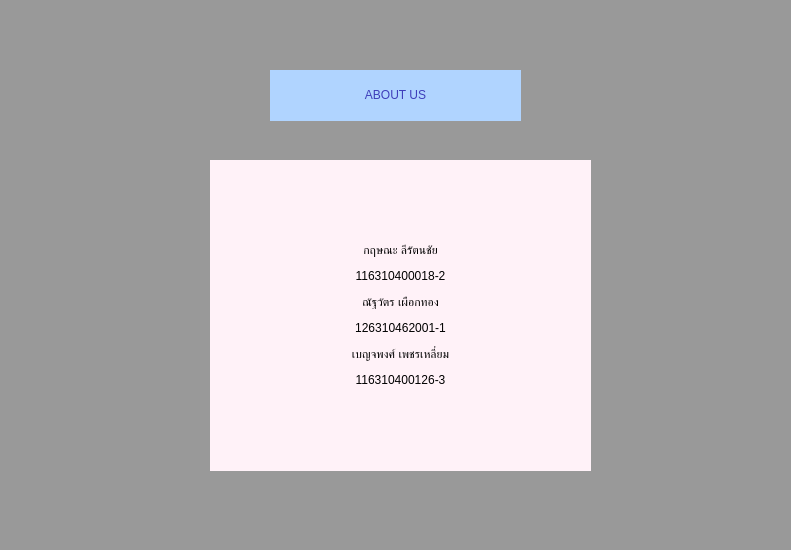
<?xml version="1.0" encoding="UTF-8"?>
<ui version="4.0">
 <class>about</class>
 <widget class="QWidget" name="about">
  <property name="geometry">
   <rect>
    <x>0</x>
    <y>0</y>
    <width>791</width>
    <height>550</height>
   </rect>
  </property>
  <property name="windowTitle">
   <string>Form</string>
  </property>
  <widget class="QLabel" name="label">
   <property name="geometry">
    <rect>
     <x>210</x>
     <y>160</y>
     <width>381</width>
     <height>311</height>
    </rect>
   </property>
   <property name="styleSheet">
    <string notr="true">background:rgb(255, 242, 248);
font: 87 16pt &quot;Segoe UI Black&quot;;</string>
   </property>
   <property name="text">
    <string>&lt;html&gt;&lt;head/&gt;&lt;body&gt;&lt;p align=&quot;center&quot;&gt;กฤษณะ ลีรัตนชัย&lt;/p&gt;&lt;p align=&quot;center&quot;&gt;116310400018-2&lt;/p&gt;&lt;p align=&quot;center&quot;&gt;ณัฐวัตร เผือกทอง&lt;/p&gt;&lt;p align=&quot;center&quot;&gt;126310462001-1&lt;/p&gt;&lt;p align=&quot;center&quot;&gt;เบญจพงศ์ เพชรเหลี่ยม&lt;/p&gt;&lt;p align=&quot;center&quot;&gt;116310400126-3&lt;/p&gt;&lt;/body&gt;&lt;/html&gt;</string>
   </property>
  </widget>
  <widget class="QLabel" name="label_2">
   <property name="geometry">
    <rect>
     <x>270</x>
     <y>70</y>
     <width>251</width>
     <height>51</height>
    </rect>
   </property>
   <property name="styleSheet">
    <string notr="true">font: 81 20pt &quot;Rockwell Extra Bold&quot;;color:rgb(62, 62, 186);background:rgb(176, 212, 255)</string>
   </property>
   <property name="text">
    <string>&lt;html&gt;&lt;head/&gt;&lt;body&gt;&lt;p align=&quot;center&quot;&gt;ABOUT US&lt;/p&gt;&lt;/body&gt;&lt;/html&gt;</string>
   </property>
  </widget>
  <widget class="QLabel" name="aboutus">
   <property name="geometry">
    <rect>
     <x>-410</x>
     <y>-300</y>
     <width>1381</width>
     <height>961</height>
    </rect>
   </property>
   <property name="styleSheet">
    <string notr="true">background-image: url(:/newPrefix/e.jpg);
background-color: rgb(153, 153, 153);</string>
   </property>
   <property name="text">
    <string/>
   </property>
  </widget>
  <zorder>aboutus</zorder>
  <zorder>label</zorder>
  <zorder>label_2</zorder>
 </widget>
 <resources>
  <include location="../JPEG/1.qrc"/>
 </resources>
 <connections/>
</ui>
